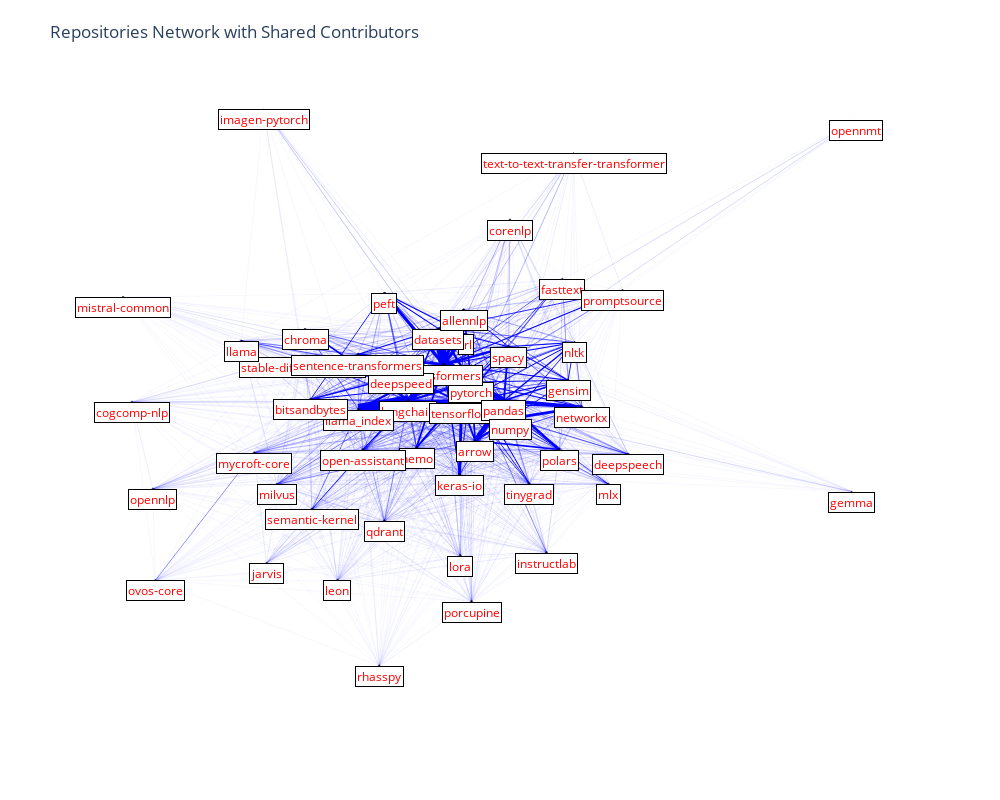

Notebook code cell kept with this figure:
### Markdown cell above
### All Category Repositories: Plotly Graph

### Code cell
fig = get_plotly_graph(repo_common_contributors, node_size_factor=5)
fig.show()
